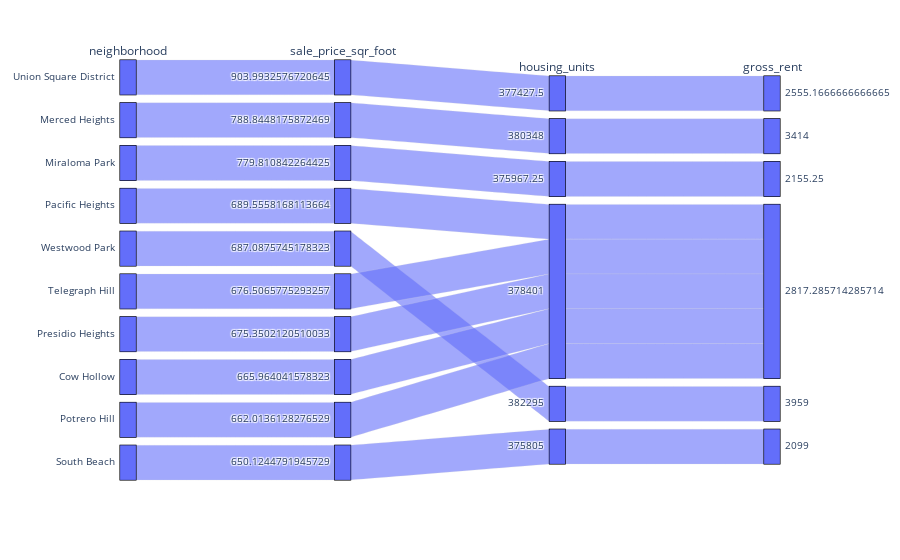

The code cell stored with this chart in its notebook:
### Markdown cell above
### Create a parallel coordinates plot and parallel categories plot of most expensive neighborhoods in San Francisco per year

### Code cell
# Parallel Categories Plot
px.parallel_categories(
    top_10_neighborhood,
    dimensions=['neighborhood', 'sale_price_sqr_foot', 'housing_units', 'gross_rent'],
    color_continuous_scale=px.colors.sequential.Inferno
    )

### Figure 1 — Plotly figure (JSON) as saved in the notebook; plotly's stock layout.template omitted (floating-point values rounded to 4 significant figures)
{"data": [{"dimensions": [{"label": "neighborhood", "values": ["Union Square District", "Merced Heights", "Miraloma Park", "Pacific Heights", "Westwood Park", "Telegraph Hill", "Presidio Heights", "Cow Hollow", "Potrero Hill", "South Beach"]}, {"label": "sale_price_sqr_foot", "values": [904.0, 788.8, 779.8, 689.6, 687.1, 676.5, 675.4, 666.0, 662.0, 650.1]}, {"label": "housing_units", "values": [377400.0, 380348, 376000.0, 378401, 382295, 378401, 378401, 378401, 378401, 375805]}, {"label": "gross_rent", "values": [2555.0, 3414, 2155.0, 2817.0, 3959, 2817.0, 2817.0, 2817.0, 2817.0, 2099]}], "domain": {"x": [0, 1], "y": [0, 1]}, "name": "", "type": "parcats"}], "layout": {"legend": {"tracegroupgap": 0}, "margin": {"t": 60}}}
